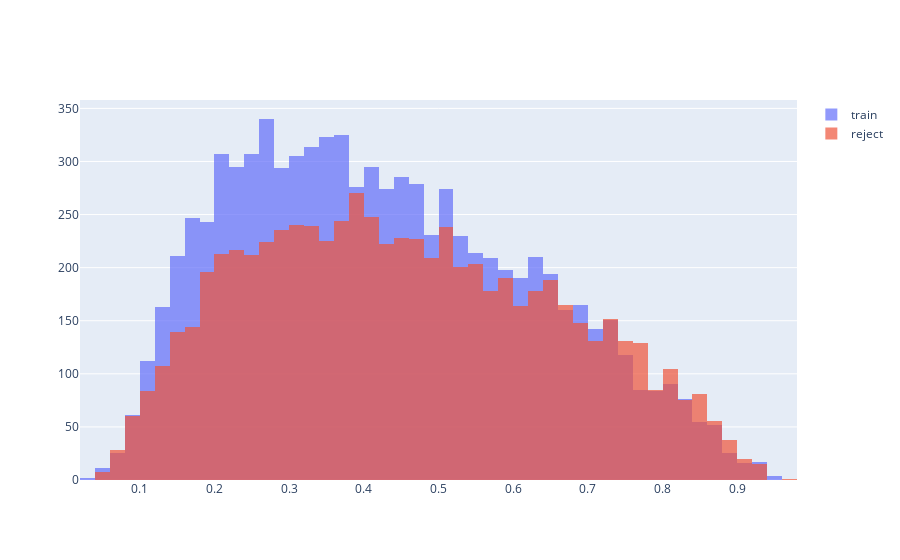

Here is the notebook cell this chart was saved with:
### Code cell
# get probabilities
pred_train = pd.DataFrame(model2.predict_proba(X_train_dummy))[1]
pred_reject = pd.DataFrame(model2.predict_proba(Rejects_dummy))[1]

# display probability distribution
fig = go.Figure()
fig.add_trace(go.Histogram(x=pred_train, name='train'))
fig.add_trace(go.Histogram(x=pred_reject, name='reject'))

# Overlay both histograms
fig.update_layout(barmode='overlay')
fig.update_traces(opacity=0.7)
fig.show()

### Figure 1 — Plotly figure (JSON) as saved in the notebook; plotly's stock layout.template omitted (floating-point values rounded to 4 significant figures; data arrays with more than 128 entries replaced by an {"elided": "..."} marker saying what was removed)
{"data": [{"name": "train", "opacity": 0.7, "type": "histogram", "x": {"elided": "8484 float values"}}, {"name": "reject", "opacity": 0.7, "type": "histogram", "x": {"elided": "7091 float values"}}], "layout": {"barmode": "overlay"}}
